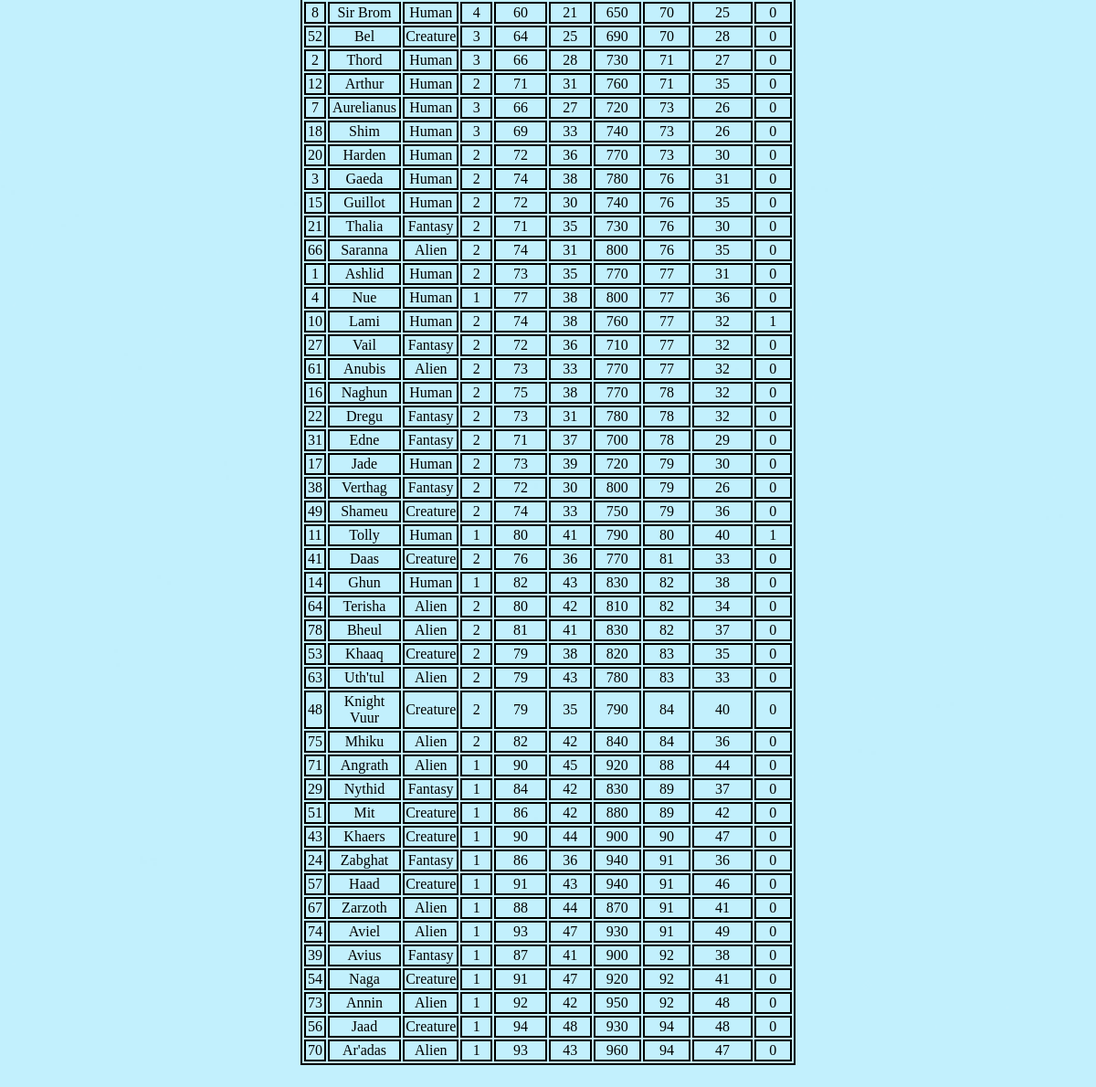
Page /game/list/ (lower part) on the earlier database version.
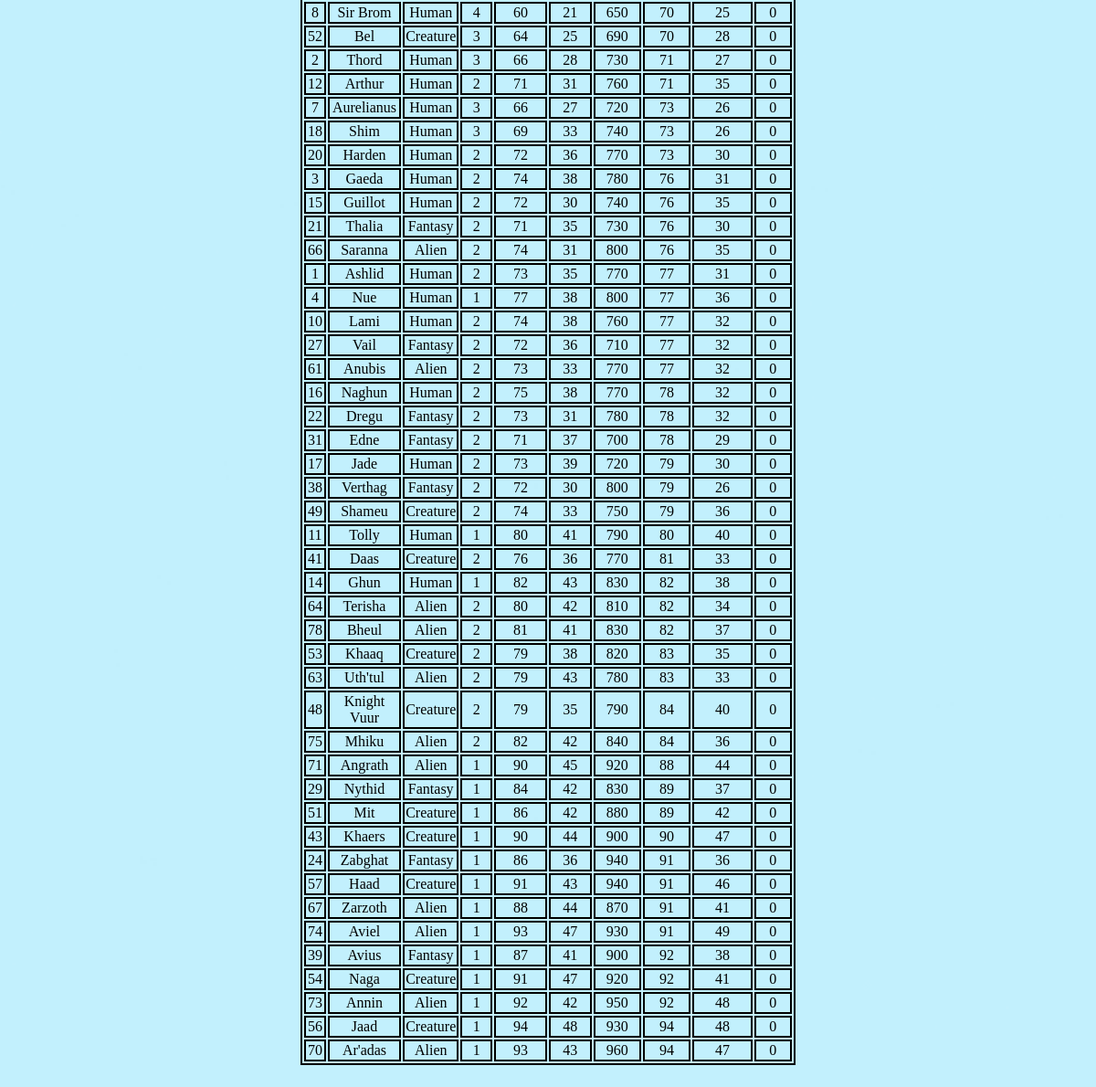
Same page on the later database version.
### game/models.py (models this page shows, shortened)
class Card(models.Model):
    RACE = (
        ('Human', 'Human'),
        ('Fantasy', 'Fantasy'),
        ('Creature', 'Creature'),
        ('Alien', 'Alien'),
    )
    TIER_CHOICES = (
        (1, 1),
        (2, 2),
        (3, 3),
        (4, 4),
    )
    id=models.IntegerField(blank=True, primary_key=True)
    name=models.CharField(max_length=100)
    race=models.CharField(max_length=50, choices=RACE, default=None)
    tier = models.IntegerField(choices=TIER_CHOICES, default=1, null=True, blank=True)
    overall=models.PositiveIntegerField(default=0)
    speed=models.IntegerField(default=0, null=True, blank=True)
    health=models.PositiveIntegerField(default=0)
    attack=models.PositiveIntegerField(default=0)
    deffence=models.PositiveIntegerField(default=0)
    crit=models.IntegerField(default=0)
    fatique=models.IntegerField(default=0)
    picture=models.ImageField(default=None, blank=True, null=True, upload_to='images/')
    wins=models.IntegerField(default=0, blank=True, null=True)

### game/views.py (the view)
# urls.py: path('list/', List_view.as_view(), name='list'),
class List_view(ListView):
    model=Card
    template_name='game/list.html'
    context_object_name='data_of_cards'

### templates/game/list.html (shortened to what this page needs)
{% extends 'base.html' %}
{% load static %}
{% block title %}
<link rel="stylesheet" type="text/css" href="{% static 'css/game/list.css' %}">
{% endblock title %}
{% block content %}
<div class="drugi_div">
    <table>
        {% for card in data_of_cards|dictsort:"attack" %}
        <tr>
            <td>{{card.id}}</td>
            <td>{{card.name}}</td>
            <td>{{card.race}}</td>
            <td>{{card.tier}}</td>
            <td>{{card.overall}}</td>
            <td>{{card.speed}}</td>
            <td>{{card.health}}</td>
            <td>{{card.attack}}</td>
            <td>{{card.deffence}}</td>
            <td>{{card.wins}}</td>
        </tr>
    {% endfor %}
    </table>
</div>
{% endblock content %}

### templates/base.html (shortened to what this page needs)
{% load static %}
<!DOCTYPE html>
<html>
    <head>
        <link rel="stylesheet" type="text/css" href="{% static 'css/base.css' %}">
        {% block title %}{% endblock title %}
    </head>
    <body>
        {% include 'navbar.html' %}
        {% block content %}
        {% endblock content %}
    </body>
</html>

### templates/navbar.html (shortened to what this page needs)
{% load static %}
<link rel="stylesheet" type="text/css" href="{% static 'css/navbar.css' %}">

### static/css/base.css (style rules this page uses)
body { background: url('../images/other/background_start.jpg'); background-size: cover; margin: 0%; display: flex; flex-direction: column; justify-content: start; align-items: center; }

### static/css/game/list.css (style rules this page uses)
.drugi_div { width: 90%; margin: 30px; padding: 20px; display: flex; justify-content: center; align-items: center; }
table { width: 50%; border: 2px solid black; text-align: center; }

Differences in the rows shown:
changed Card "Lami": wins "1" → "0"
changed Card "Tolly": wins "1" → "0"
